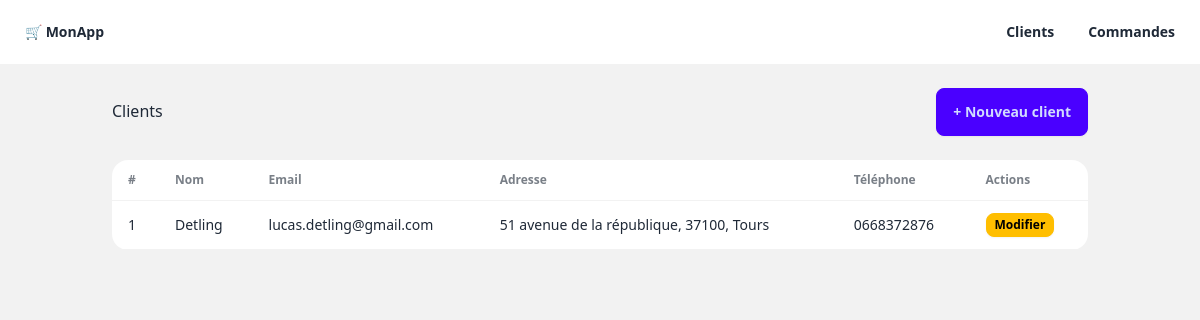
Before: /clients/ with the older database file.
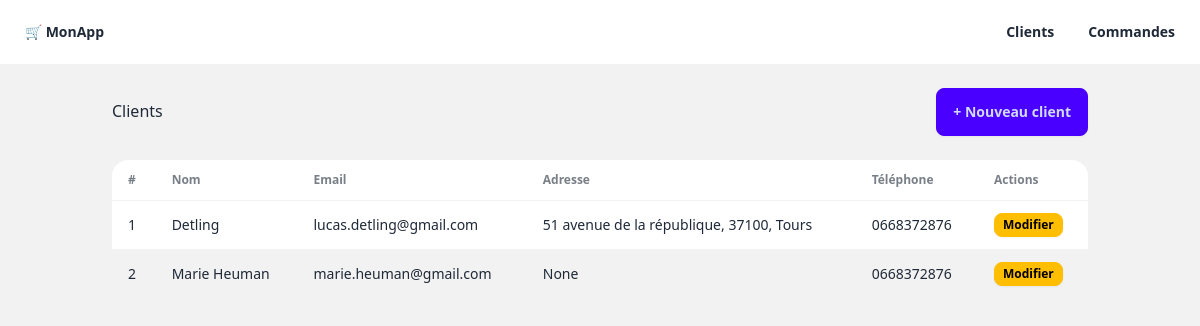
After: the same page with the newer database file.
### models/client.py (models this page shows, shortened)
class Client(Base):
    __tablename__ = "clients"
    id: Mapped[int] = mapped_column(primary_key=True)
    nom: Mapped[str] = mapped_column(String(100), nullable=False)
    email: Mapped[str] = mapped_column(String(150), unique=True, nullable=False)
    telephone: Mapped[Optional[str]] = mapped_column(String(20))
    adresse: Mapped[Optional[str]] = mapped_column(String(255))
    date_creation: Mapped[datetime] = mapped_column(server_default=func.now())
    commandes: Mapped[List["Commande"]] = relationship("Commande", back_populates="client")

### routes/clients.py (the view)
@router.get("/", response_class=HTMLResponse)
def liste_clients(request: Request, db: Session = Depends(get_db)):
    clients = client_service.get_all(db)
    return templates.TemplateResponse(
        request=request,
        name="clients/liste.html",
        context={"clients": clients}   # ← les variables du template ici
    )

### templates/clients/liste.html (shortened to what this page needs)
{% extends "base.html" %}
{% block content %}
<div class="flex justify-between items-center mb-6">
    <h1 class="text-3xl font-bold">Clients</h1>
    <button onclick="modal_client.showModal()" class="btn btn-primary">
        + Nouveau client
    </button>
</div>
<div id="liste-clients">
    {% if clients %}
    <div class="overflow-x-auto">
        <table class="table table-zebra bg-base-100 rounded-xl shadow">
            <thead>
                <tr>
                    <th>#</th>
                    <th>Nom</th>
                    <th>Email</th>
                    <th>Adresse</th>
                    <th>Téléphone</th>
                    <th>Actions</th>
                </tr>
            </thead>
            <tbody>
                {% for client in clients %}
                <tr id="client-{{ client.id }}">
                    <td>{{ client.id }}</td>
                    <td class="font-medium">{{ client.nom }}</td>
                    <td>{{ client.email }}</td>
                    <td>{{ client.adresse }}</td>
                    <td>{{ client.telephone or "—" }}</td>
                    <td>
                        <button class="btn btn-warning btn-xs" hx-get="/clients/{{ client.id }}/modifier"
                            hx-target="#modal-modifier-contenu" hx-swap="innerHTML"
                            onclick="modal_modifier_client.showModal()">
                            Modifier
                        </button>
                    </td>
                </tr>
                {% endfor %}
            </tbody>
        </table>
    </div>
    {% else %}
    <div class="alert alert-info">
        <span>Aucun client pour l'instant. Ajoutez-en un !</span>
    </div>
    {% endif %}
</div>
{% endblock %}

Changed rows visible on the page:
added Client: id "2", nom "Marie Heuman", email "marie.heuman@gmail.com", adresse "None", telephone "0668372876"
